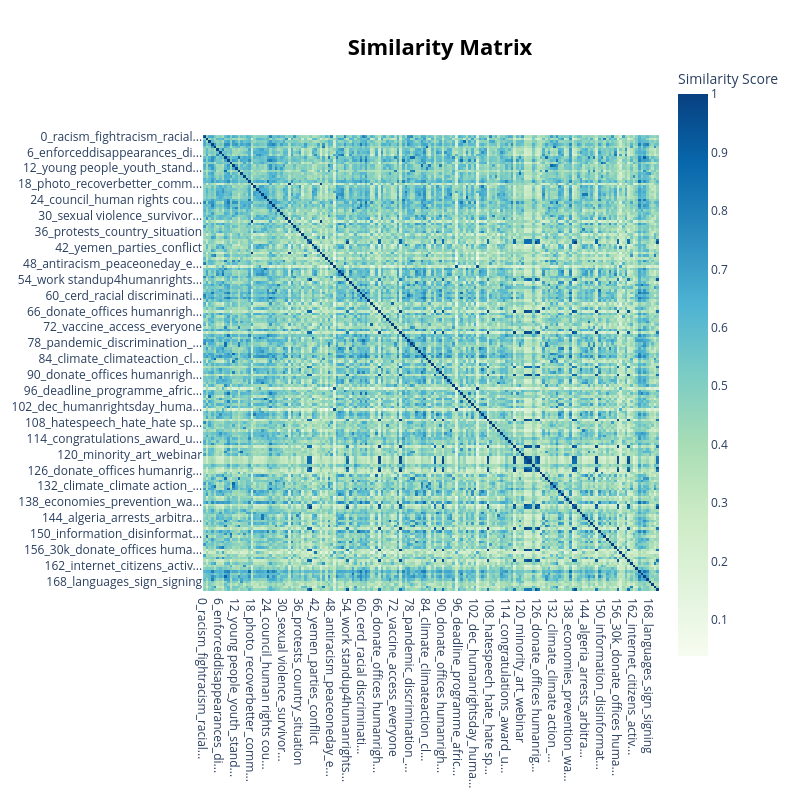

The cell this chart's notebook holds for it:
### Markdown cell above
## Topic vs Topic
We can compare topics using a heatmap.

### Code cell
topic_model.visualize_heatmap()

### Figure 1 — Plotly figure (JSON) as saved in the notebook; plotly's stock layout.template omitted (floating-point values rounded to 4 significant figures; data arrays with more than 128 entries replaced by an {"elided": "..."} marker saying what was removed)
{"data": [{"coloraxis": "coloraxis", "hovertemplate": "x: %{x}<br>y: %{y}<br>Similarity Score: %{z}<extra></extra>", "name": "0", "type": "heatmap", "x": {"elided": "172 str values"}, "xaxis": "x", "y": {"elided": "172 str values"}, "yaxis": "y", "z": {"elided": "172x172 float values"}}], "layout": {"coloraxis": {"colorbar": {"title": {"text": "Similarity Score"}}, "colorscale": [[0, "rgb(247,252,240)"], [0.125, "rgb(224,243,219)"], [0.25, "rgb(204,235,197)"], [0.375, "rgb(168,221,181)"], [0.5, "rgb(123,204,196)"], [0.625, "rgb(78,179,211)"], [0.75, "rgb(43,140,190)"], [0.875, "rgb(8,104,172)"], [1, "rgb(8,64,129)"]]}, "height": 800, "hoverlabel": {"bgcolor": "white", "font": {"family": "Rockwell", "size": 16}}, "legend": {"title": {"text": "Trend"}}, "margin": {"t": 60}, "showlegend": true, "title": {"font": {"color": "Black", "size": 22}, "text": "<b>Similarity Matrix</b>", "x": 0.55, "xanchor": "center", "y": 0.95, "yanchor": "top"}, "width": 800, "xaxis": {"anchor": "y", "constrain": "domain", "domain": [0, 1], "scaleanchor": "y"}, "yaxis": {"anchor": "x", "autorange": "reversed", "constrain": "domain", "domain": [0, 1]}}}
